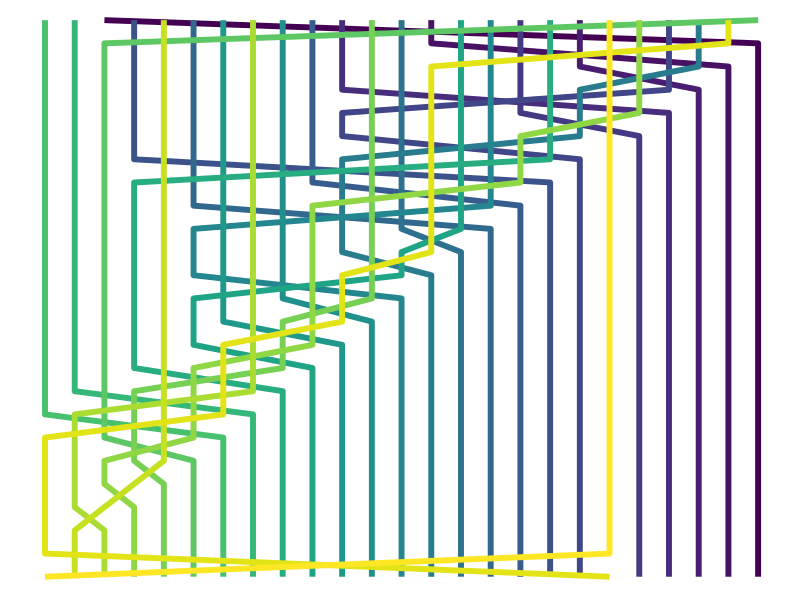
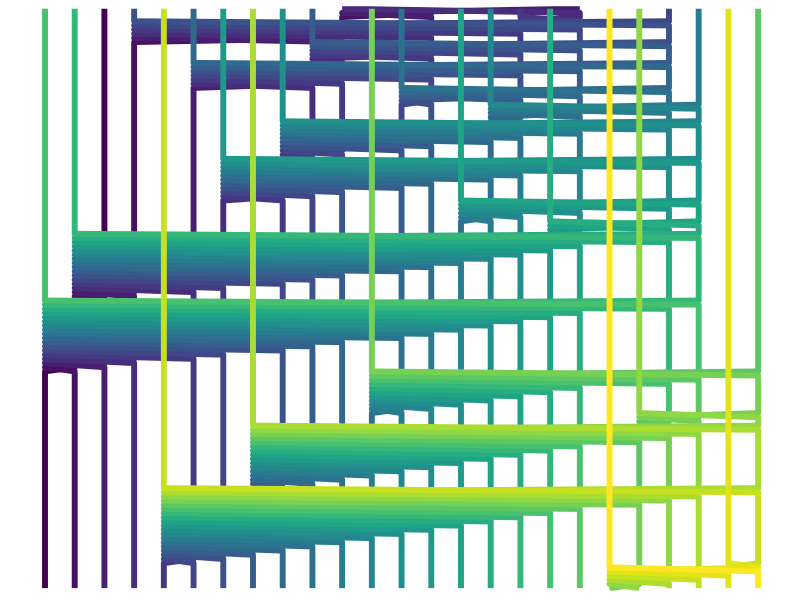
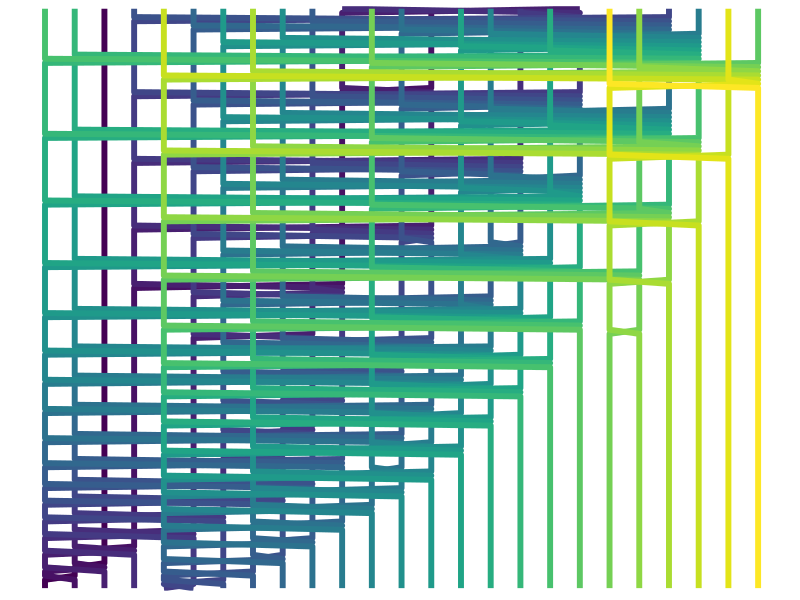
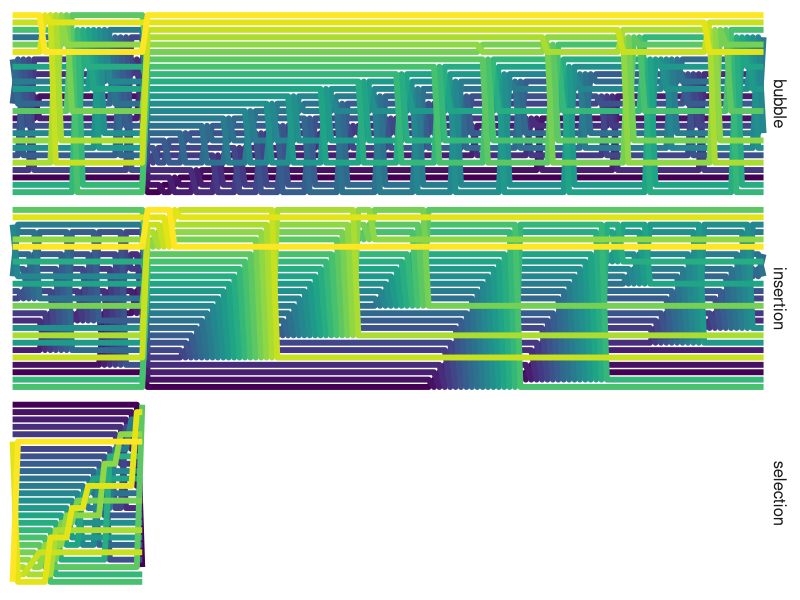

These figures' R source, in order:
#' ---
#' title: "Visualizing (Sort) Algorithms"
#' author: "Joshua Kunst"
#' output: 
#'  html_document: 
#'    keep_md: yes
#' ---
# http://faculty.cs.niu.edu/~hutchins/csci230/sorting.htm
#+ warning=FALSE, message=FALSE
library("dplyr")
library("tidyr")
library("ggplot2")
library("ggthemes")
library("viridis")

#'  Selection sort
matrix_selection_sort <- function(x = sample(1:15)){
  
  msteps <- matrix(data = x, ncol = length(x))
  
  for(i in 1:(length(x) - 1)){
    
    smallsub <- i
    
    for(j in (i + 1):(length(x) - 1)){
      
      if (x[j] > x[smallsub]) {
        smallsub <- j
      }
    }
    
    temp <- x[i]
    x[i] <- x[smallsub]
    x[smallsub] <- temp
    
    msteps <- rbind(msteps, as.vector(x))
    
  }
  
  msteps
  
}

#' Bubble sort
matrix_bubble_sort <- function(x = sample(1:15)){
  
  msteps <- matrix(data = x, ncol = length(x))
  
  for(i in 1:(length(x) - 1)){
    
    for(j in 1:(length(x) - 1)){
      
      if(x[j] > x[j+1]){
       
        temp <- x[j]
        x[j] <- x[j + 1]
        x[j + 1] <- temp
        
        msteps <- rbind(msteps, as.vector(x))
      
      }
    }
  }
  
  msteps
  
}

#' Insertion Sort
matrix_insertion_sort <- function(x  = sample(1:15)){

  msteps <- matrix(data = x, ncol = length(x))
  
  for(i in 2:length(x)){
    
    j <- i
    
    while( (j > 1) && (x[j] < x[j-1])) {
      
      temp <- x[j]
      x[j] <- x[j-1]
      x[j-1] <- temp
      j <- j - 1
      
      msteps <- rbind(msteps, as.vector(x))
      
    }
  }
  
  msteps
  
}

#' A function to get a plotteable data frame
sort_matix_to_df <- function(msteps){
  
  df <- as.data.frame(msteps, row.names = NULL)
  
  els <- paste0("el_", seq(ncol(df)))
  stps <- paste0("step_", seq(nrow(df)))
  
  names(df) <- els
  
  df_steps <- df %>% 
    mutate(step = stps) %>% 
    gather(el, position, -step) %>% 
    mutate(step = factor(step, levels = rev(stps)),
           el = factor(el, levels = els))
  
  df_steps
  
}

#' A simple function to plot
plot_sort <- function(df_steps){
  
  n_els <- levels(df_steps$el) %>% length()
  
  p <- ggplot(df_steps) +  
    geom_line(aes(step, position, group = el, color = el),
              size = 2, alpha = 1) +
    scale_color_manual(values = viridis(n_els)) +
    coord_flip() + 
    ggthemes::theme_map() + theme(legend.position = "none")
  
  p
  
}

#' Let see what it looks
x <- sample(1:25)

x %>% matrix_selection_sort() %>% sort_matix_to_df() %>%  plot_sort()
x %>% matrix_insertion_sort() %>% sort_matix_to_df() %>%  plot_sort()
x %>% matrix_bubble_sort() %>% sort_matix_to_df() %>%  plot_sort()


big_df <- rbind(
  x %>% matrix_selection_sort() %>% sort_matix_to_df() %>% mutate(sort = "selection"),  
  x %>% matrix_insertion_sort() %>% sort_matix_to_df() %>% mutate(sort = "insertion"),
  x %>% matrix_bubble_sort() %>% sort_matix_to_df() %>% mutate(sort = "bubble")
)

head(big_df)

big_df %>%
  group_by(sort) %>% 
  summarise(steps = n())

n_els <- levels(big_df$el) %>% length()

ggplot(big_df) +
  geom_line(aes(step, position, group = el, color = el), size = 2, alpha = 1) +
  scale_color_manual(values = viridis(n_els)) +
  facet_grid(sort ~ .) + 
  theme_map() +
  theme(legend.position = "none",
        strip.background = element_rect(fill = "transparent",
                                        linetype = 0),
        strip.text = element_text(size = 12))

